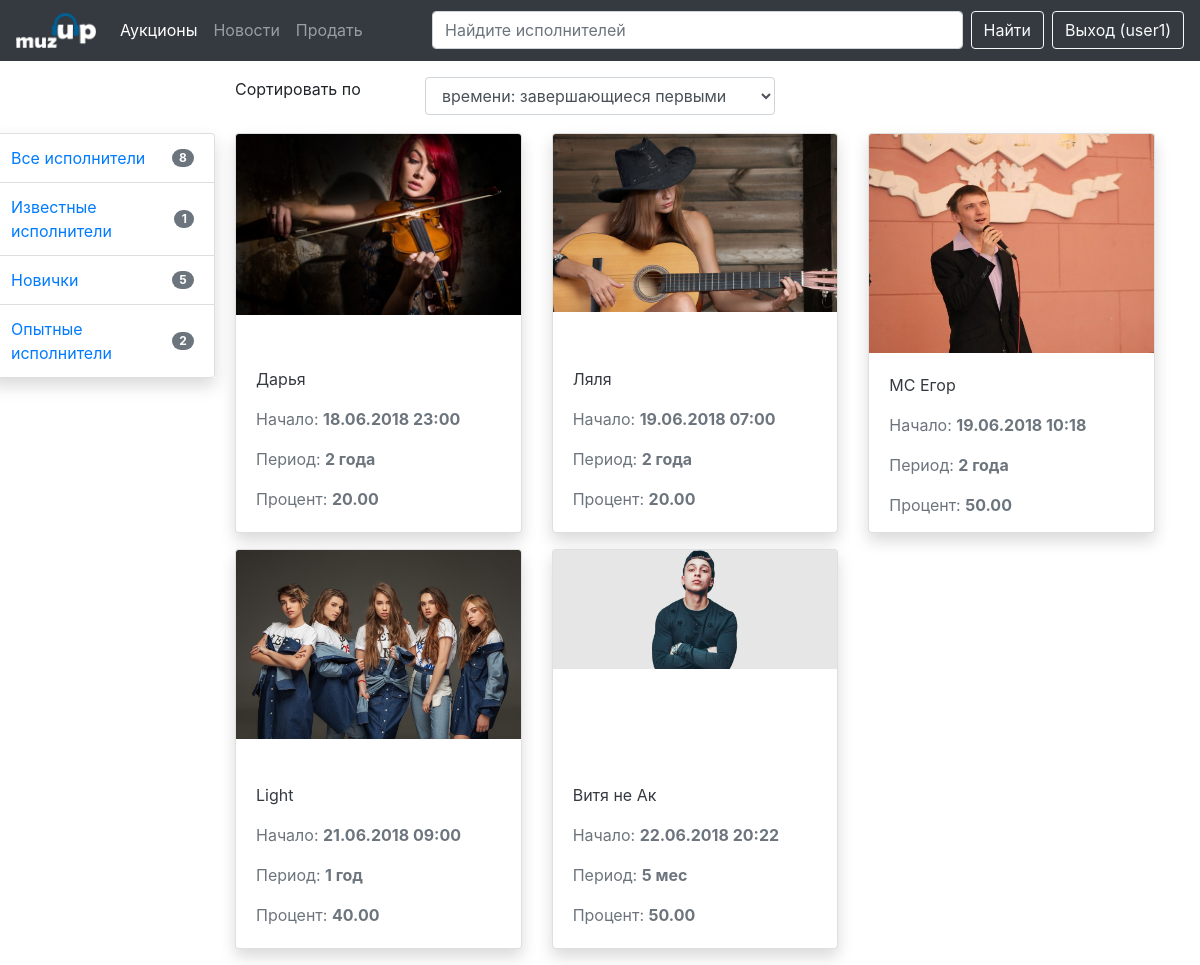
The page /index.php?category=Новички (signed in) on the database its author committed.
### tables this page shows
CREATE TABLE `auctions` (
  `id` int(11) NOT NULL,
  `id_goods` int(11) NOT NULL,
  `id_user` int(11) NOT NULL,
  `current_price` decimal(15,2) NOT NULL,
  `status` set('0','1') NOT NULL,
  `period` int(11) NOT NULL,
  `date_start` datetime NOT NULL,
  `commission` decimal(8,2) NOT NULL DEFAULT '1.00',
  `datetime_add` datetime NOT NULL DEFAULT CURRENT_TIMESTAMP
);

CREATE TABLE `goods` (
  `id` int(11) NOT NULL,
  `name` varchar(255) NOT NULL,
  `description` text NOT NULL,
  `img` varchar(255) NOT NULL,
  `category` varchar(64) NOT NULL,
  `datetime_add` datetime NOT NULL DEFAULT CURRENT_TIMESTAMP,
  `period` varchar(10) NOT NULL,
  `percent` decimal(4,2) NOT NULL
);

### index.php (the view, shortened to what this page needs)
<?php require_once 'libs/mysqli.php'; ?>
<!DOCTYPE html>
<html lang="ru">
<head>
	<link rel="stylesheet" href="css/bootstrap.css">
	<link rel="stylesheet" href="css/style.css">
</head>
<body>
	<?php require_once 'items/navbar.php' ?>
	<div class="container">
		<div class="row mb-3">
			<div class="col-2">
			</div>
			<div class="col-2">
				<p>Сортировать по</p>
			</div>
			<div class="col-4">
				<form>
					<select id="inputState" class="form-control">
						<option selected>времени: завершающиеся первыми</option>
				 </select>
				</form>
			</div>
		</div>
		<div class="row">
			<div class="col-2 category">
				<ul class="list-group shadow">
					<li class="list-group-item d-flex justify-content-between align-items-center">
						<a href="index.php">Все исполнители</a>
						<?php $count_auctions = $mysqli -> query("SELECT count(id) as all_auctions FROM `auctions` WHERE status = '0'") -> fetch_assoc();	?>
						<span class="badge badge-secondary badge-pill"><?=$count_auctions['all_auctions']; ?></span>
					</li>
					<?php  $result = $mysqli -> query("SELECT category, count(category) as count_category FROM `goods` INNER JOIN auctions ON goods.id = auctions.id_user GROUP BY category"); ?>
					<?php foreach ($result as $category): ?>
						<li class="list-group-item d-flex justify-content-between align-items-center">
					    <a href="index.php?category=<?=$category['category']; ?>"><?=$category['category']; ?></a>
					    <span class="badge badge-secondary badge-pill"><?=$category['count_category']; ?></span>
					  </li>
					<?php endforeach; ?>
				</ul>
			</div>
			<div class="col-10">
				<div class="row">
					<?php if (isset($_GET['category'])) {
						$category = $_GET['category'];
						$result = $mysqli->query("SELECT auctions.current_price, auctions.id, auctions.commission, auctions.status, auctions.date_start, goods.name, goods.img, goods.period, goods.percent FROM `auctions` INNER JOIN goods ON auctions.id_goods = goods.id WHERE auctions.status = '0' AND goods.category = '$category' ORDER BY auctions.date_start");
						}?>
					<?php foreach ($result as $auction): ?>
						<div class="col-4 mb-3">
							<a href="auction.php?id=<?=$auction['id'] ?>" class="goods">
								<div class="card shadow">
									<img class="card-img-top" src="img/<?=$auction['img'] ?>" alt="Card image cap">
									<div class="card-body">
										<p class="text-dark"><?=$auction['name'] ?></p>
										<p class="text-muted">Начало: <strong><?=date_format(date_create($auction['date_start']), "d.m.Y H:i") ?></strong></p>
										<p class="text-muted">Период: <strong><?=$auction['period'] ?></strong> </p>
										<p class="text-muted">Процент: <strong><?=$auction['percent'] ?></strong> </p>
									</div>
								</div>
							</a>
						</div>
					<?php endforeach; ?>
				</div>
			</div>
		</div>
	</div>
</body>
</html>

### css/style.css (style rules this page uses)
.category { padding: 0; }
.category .list-group { width: 225px; transform: translate(-40px); }
.goods .card { height: 400px; }
.goods img { max-height: 350px; }
.goods .card-body { display: flex; flex-direction: column; justify-content: flex-end; padding-bottom: 5px; }

### rows shown on the page
auctions: id_goods.img (picture), id_goods.name "Дарья", date_start "18.06.2018 23:00", id_goods.period "2 года", id_goods.percent "20.00"
auctions: id_goods.img (picture), id_goods.name "Ляля", date_start "19.06.2018 07:00", id_goods.period "2 года", id_goods.percent "20.00"
auctions: id_goods.img (picture), id_goods.name "МС Егор", date_start "19.06.2018 10:18", id_goods.period "2 года", id_goods.percent "50.00"
auctions: id_goods.img (picture), id_goods.name "Light", date_start "21.06.2018 09:00", id_goods.period "1 год", id_goods.percent "40.00"
auctions: id_goods.img (picture), id_goods.name "Витя не Ак", date_start "22.06.2018 20:22", id_goods.period "5 мес", id_goods.percent "50.00"

### other values the page prints
$_SESSION['user']['login'] "user1"
$count_auctions['all_auctions'] "8"
$category['category'] "Известные исполнители"
$category['count_category'] "1"
$category['category'] "Новички"
$category['count_category'] "5"
$category['category'] "Опытные исполнители"
$category['count_category'] "2"
